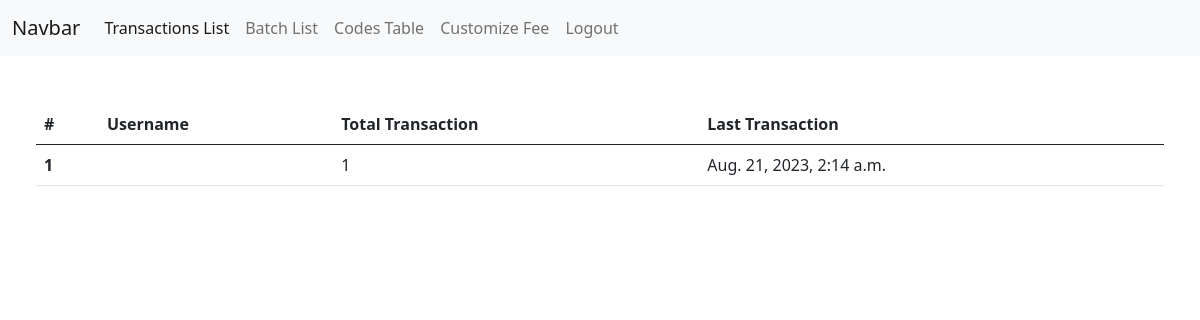
The app's page /transation/list/ (signed in), older data.
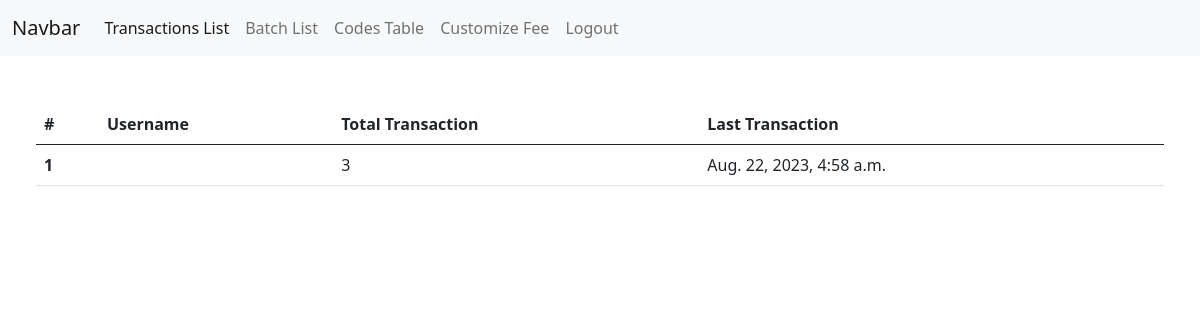
The same page, newer data.
### transactions/models.py (models this page shows, shortened)
class Transactions(models.Model):
    username = models.CharField(max_length=100, verbose_name='Username',default='')
    first_name = models.CharField(max_length=100, verbose_name='First Name',default='')
    last_name = models.CharField(max_length=100, verbose_name='Last Name',default='')
    company = models.CharField(max_length=100, verbose_name='Company',default='')
    address = models.CharField(max_length=100, verbose_name='Address',default='')
    city = models.CharField(max_length=100, verbose_name='City',default='')
    state = models.CharField(max_length=100, verbose_name='State',default='')
    zip_code = models.CharField(max_length=10, verbose_name='Zip',default='')
    country = models.CharField(max_length=100, verbose_name='Country',default='')
    phone_number = models.CharField(max_length=20, verbose_name='Phone Number',default='')
    amount = models.CharField(max_length=100,default='')
    payment_method = models.CharField(max_length=100,default='')
    transaction_type = models.CharField(max_length=100, verbose_name='Transaction Type',default='')
    card_number = models.CharField(max_length=16, verbose_name='Card Number' ,default='')
    exp_year = models.CharField(max_length=5, verbose_name='Expiration Year',default='')
    exp_month = models.CharField(max_length=5, verbose_name='Expiration Month',default='')
    cvv = models.CharField(max_length=4, verbose_name='CVV',default='')
    email = models.EmailField(max_length=100, verbose_name='Email',default='')
    transaction_id = models.CharField(max_length=150, verbose_name='Transaction_id',default='')
    created_at = models.DateTimeField(default=datetime.datetime.now)

### transactions/views.py (the view)
# urls.py: path('list/',views.user_show_list,name="show list"),
@login_required(login_url='/login')
def user_show_list(request):
    transactions = Transactions.objects.all().values()
    usernames_list = []
    for transaction in transactions:
        if not transaction.get('username') in usernames_list:
            usernames_list.append(transaction.get('username'))
    list = []
    for username in usernames_list:
        user_transation = Transactions.objects.filter(username=username).values()
        list_user_transation = []
        for t in user_transation:
            list_user_transation.append(t)
        obj = {
            "username": username,
            "total_transaction": len(user_transation),
            "last_transaction": user_transation[len(user_transation)-1].get('created_at')
        }
        list.append(obj)
    return render(request,'transaction_user_list.html',{'list':list})

### templates/transaction_user_list.html (shortened to what this page needs)
{% load static %}
<!doctype html>
<html lang="en">
<head>
  {% include 'partials/_head.html' %}
</head>
<body>
    {% include 'partials/_navbar.html' %}
  <section class="list-section py-6 px-4">
    <div class="container-fluid">
        <table class="table mt-5">
            <thead>
              <tr>
                <th scope="col">#</th>
                <th scope="col">Username</th>
                <th scope="col">Total Transaction</th>
                <th scope="col">Last Transaction</th>
              </tr>
            </thead>
            <tbody>
            {% for user in list %}
                <tr>
                    <th scope="row">{{forloop.counter}}</th>
                    <td><a href="/transation/list/{{user.username}}" class="text-decoration-none">{{user.username}}</a></td>
                    <td>{{user.total_transaction}}</td>
                    <td>{{user.last_transaction}}</td>
                </tr>
            {% endfor %}
            </tbody>
        </table>
    </div>
  </section>
</body>
</html>

Row changes from the older to the newer data that the page shows:
no longer on this page (row unchanged): Transactions: last_transaction "Aug. 21, 2023, 2:14 a.m."
added Transactions: last_transaction "Aug. 22, 2023, 4:58 a.m."
Text that changed along with them:
new list line: "1 3"
list line gone: "1 1"
